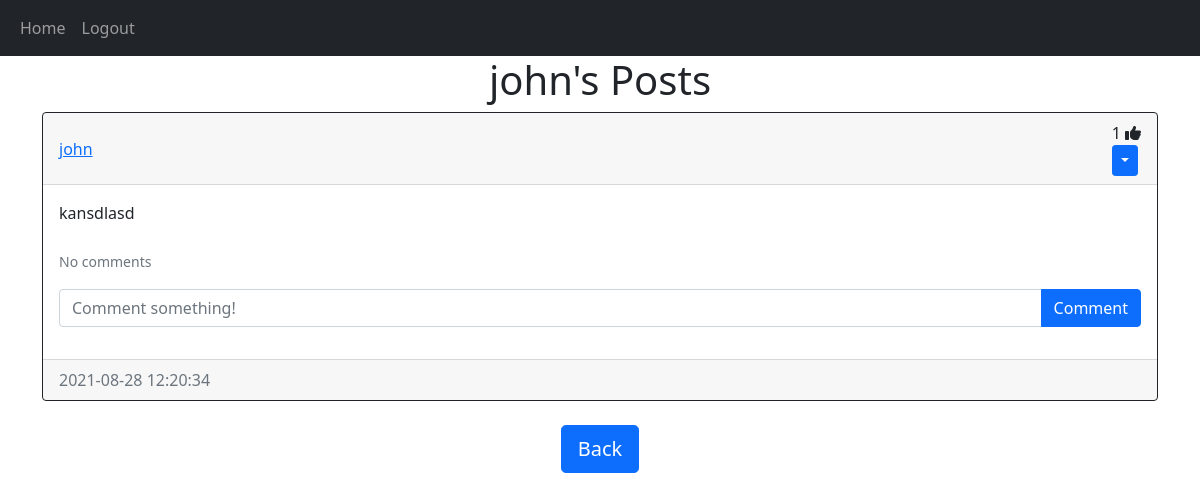
The page /posts/john (signed in) on the database as committed earlier.
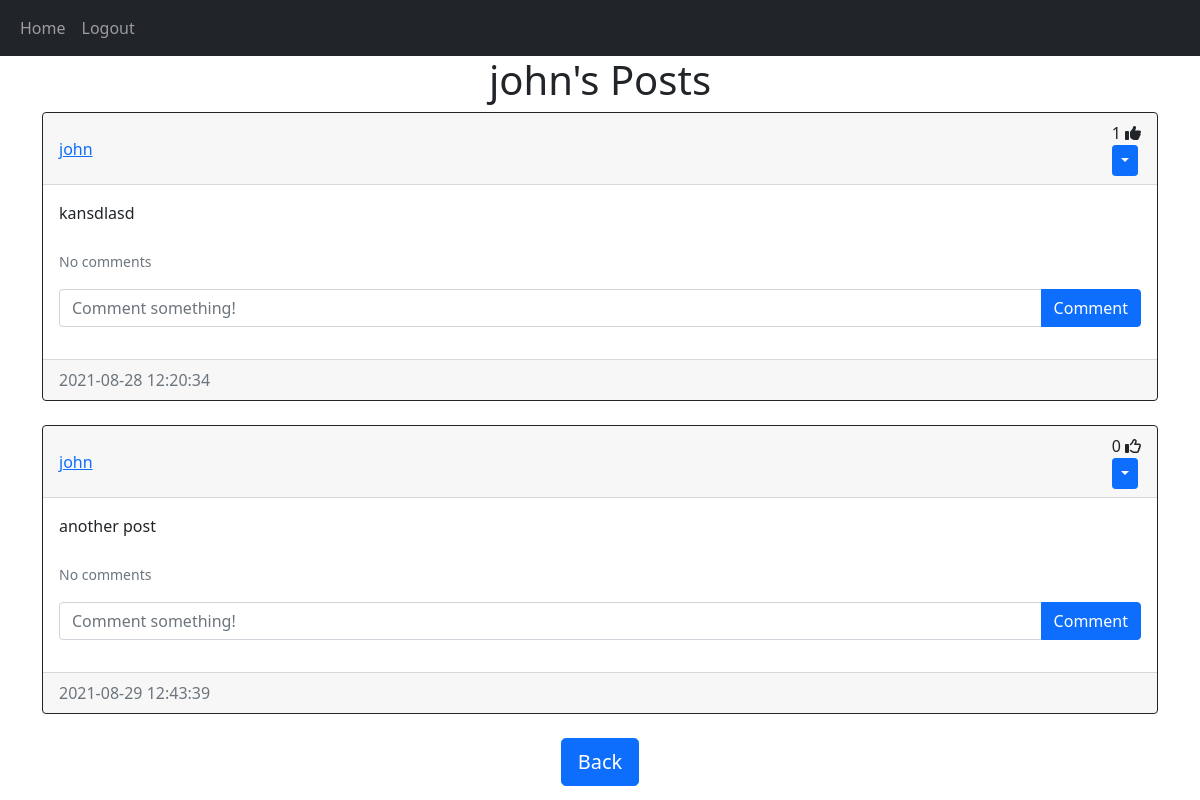
The same page on the database as committed later.
### website/models.py (models this page shows)
class User(db.Model, UserMixin):
    id = db.Column(db.Integer, primary_key=True)
    email = db.Column(db.String(150), unique=True)
    username = db.Column(db.String(150), unique=True)
    password = db.Column(db.String(150))
    date_created =  db.Column(db.DateTime(timezone=True), default=func.now())
    posts = db.relationship('Post', backref='user', passive_deletes=True)
    comments = db.relationship('Comment', backref='user', passive_deletes=True)
    likes = db.relationship('Like', backref='user', passive_deletes=True)

class Post(db.Model):
    id = db.Column(db.Integer, primary_key=True)
    text = db.Column(db.Text, nullable=False)
    date_created =  db.Column(db.DateTime(timezone=True), default=func.now())
    author = db.Column(db.Integer, db.ForeignKey('user.id', ondelete='CASCADE'), nullable=False)  # ondelete="CASCADE" deletes the post if user is deleted
    comments = db.relationship('Comment', backref='post', passive_deletes=True)
    likes = db.relationship('Like', backref='post', passive_deletes=True)

### website/views.py (the view)
@views.route('/posts/<username>')
@login_required
def posts(username):
    user = User.query.filter_by(username=username).first()
    if not user:
        flash('No user with that username exists.', category='error')
        return redirect(url_for('views.home'))
    posts = user.posts
    return render_template("posts.html", user=current_user, posts=posts, username=username)

### website/__init__.py (called while the page is built)
def create_app():
    app  = Flask(__name__)
    app.config['SECRET_KEY'] = 'helloworld'
    app.config['SQLALCHEMY_DATABASE_URI'] = f'sqlite:///{DB_NAME}'
    db.init_app(app)
    from .views import views
    from .auth import auth
    app.register_blueprint(views, url_prefix="/")
    app.register_blueprint(auth, url_prefix="/")
    from .models import User, Post, Comment, Like
    create_database(app)
    login_manager = LoginManager()
    login_manager.login_view = "auth.login"
    login_manager.init_app(app)
    @login_manager.user_loader
    def load_user(id):
        return User.query.get(int(id))
    return  app

### website/templates/posts.html (shortened to what this page needs)
{% extends "posts_div.html" %}
{% block header %}
{{username}}'s Posts
{% endblock %}
{% block footer%}
<div align='center'>
    <a href="/home"><button type='button' class="btn btn-primary btn-lg">Back</button></a>
</div>
{% endblock %}

### website/templates/posts_div.html (shortened to what this page needs)
{% extends "base.html" %}
{% block content %}
<h1 align="center">{% block header %}Posts{% endblock %}</h1>
<div id="posts">
    {% for post in posts %}
    <div class="card border-dark">
        <div class="card-header d-flex justify-content-between align-items-center">
            <a href="/posts/{{post.user.username}}">{{post.user.username}}</a>
            <div>
                <span id='likes-count-{{post.id}}'>{{ post.likes|length }}</span>
                {% if user.id in post.likes|map(attribute="author")|list %}
                <i class="fas fa-thumbs-up" id='like-button-{{post.id}}' onclick="like({{post.id}})"></i>
                {% else %}
                <i class="far fa-thumbs-up" id='like-button-{{post.id}}' onclick="like({{post.id}})"></i>
                {% endif %}
                {% if user.id == post.author %}
                <div class="brn-group">
                    <button type="button" class="btn btn-sm btn-primary dropdown-toggle" data-bs-toggle="dropdown"></button>
                </div>
                {% endif %}
            </div>
        </div>
        <div class="card-body">
            <div class="card-text">{{post.text}}</div>
            <br />
            <p class="card-text">
                {% if post.comments|length > 0 %}
                    <a data-bs-toggle="collapse" href="#comments-{{post.id}}" role="button">
                    <small>View {{ post.comments|length }} Comments</small>
                    </a>
                {% else %}
                    <small class="text-muted">No comments</small>
                {% endif %}
            </p>
            <form class="input-group mb-3" method='POST' action='/create-comment/{{post.id}}'>
                <input type='text' id='text' name='text' class='form-control' placeholder="Comment something!">
                <button type="submit" class="btn btn-primary">Comment</button>
            </form>
        </div>
        <div class="card-footer text-muted">{{post.date_created}}</div>
    </div>
    <br />
    {% endfor %}
</div>
{% block footer %}{% endblock%}
{% endblock %}

### website/templates/base.html (shortened to what this page needs)
<!DOCTYPE html>
<html lang="en">
<head>
    <link href="https://cdn.jsdelivr.net/npm/bootstrap@5.0.2/dist/css/bootstrap.min.css" rel="stylesheet">
</head>
<body>
    <nav class='navbar navbar-expand-lg navbar-dark bg-dark'>
        <div class='container-fluid'>
            <div class="collapse navbar-collapse" id="navbar">
                <div class="navbar-nav">
                    <a class="nav-item nav-link" href="/home">Home</a>
                {% if user.is_authenticated %}
                    <a class="nav-item nav-link" href="/logout">Logout</a>
                {% else %}
                    <a class="nav-item nav-link" href="/login">Login</a>
                    <a class="nav-item nav-link" href="/sign-up">Sign up</a>
                {% endif %}
                </div>
            </div>
        </div>
    </nav>
    <div class="container">
        {% block content %}{% endblock %}
    </div>
</body>
</html>

Rows that differ between the two databases and show on the page:
added Post: user.username "john", likes|length "0", text "another post", date_created "2021-08-29 12:43:39"
